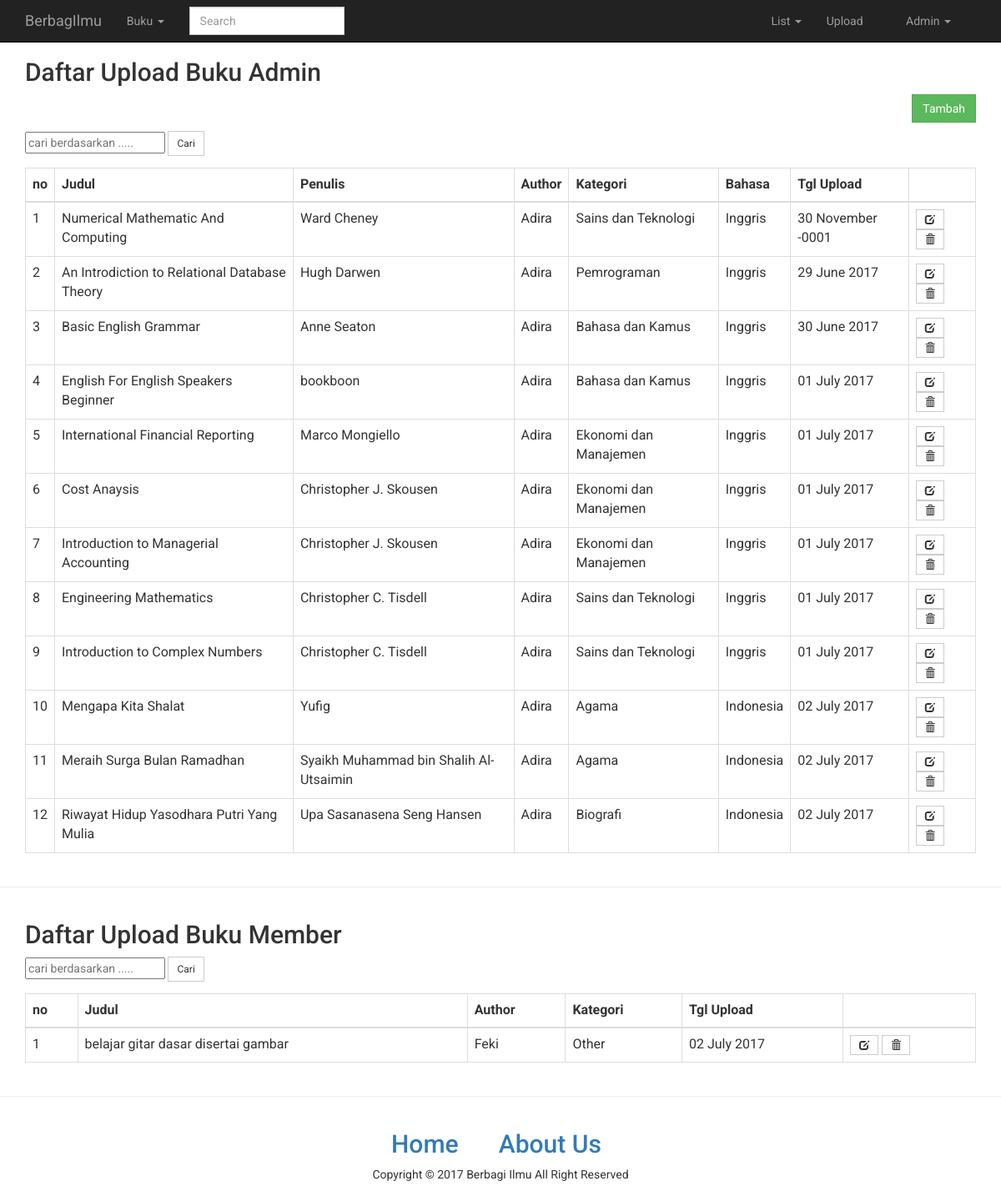
/admin/buku.php (signed in), run on the app's committed database.
### tables this page shows
CREATE TABLE `buku_admin` (
  `buku_id` varchar(5) NOT NULL,
  `buku_judul` varchar(50) DEFAULT NULL,
  `buku_penulis` varchar(50) DEFAULT NULL,
  `buku_author` smallint(3) DEFAULT NULL,
  `buku_kategori` varchar(10) DEFAULT NULL,
  `buku_bahasa` varchar(10) DEFAULT NULL,
  `tanggal_upload` date DEFAULT NULL,
  PRIMARY KEY (`buku_id`),
  KEY `fk_author` (`buku_author`),
  KEY `fk_kategori` (`buku_kategori`),
  CONSTRAINT `fk_author` FOREIGN KEY (`buku_author`) REFERENCES `admin` (`admin_id`) ON DELETE CASCADE ON UPDATE CASCADE,
  CONSTRAINT `fk_kategori` FOREIGN KEY (`buku_kategori`) REFERENCES `kategori` (`kategori_id`) ON DELETE CASCADE ON UPDATE CASCADE
);

CREATE TABLE `kategori` (
  `kategori_id` varchar(10) NOT NULL,
  `kategori_jenis` varchar(30) DEFAULT NULL,
  PRIMARY KEY (`kategori_id`)
);

CREATE TABLE `buku` (
  `buku_id` smallint(3) NOT NULL AUTO_INCREMENT,
  `buku_judul` varchar(50) DEFAULT NULL,
  `buku_author` smallint(3) DEFAULT NULL,
  `buku_kategori` varchar(10) DEFAULT NULL,
  `tanggal_upload` date DEFAULT NULL,
  PRIMARY KEY (`buku_id`),
  KEY `fk_member` (`buku_author`),
  KEY `fk_kategori_member` (`buku_kategori`),
  CONSTRAINT `fk_kategori_member` FOREIGN KEY (`buku_kategori`) REFERENCES `kategori` (`kategori_id`) ON DELETE CASCADE ON UPDATE CASCADE,
  CONSTRAINT `fk_member` FOREIGN KEY (`buku_author`) REFERENCES `member` (`member_id`) ON DELETE CASCADE ON UPDATE CASCADE
);

CREATE TABLE `member` (
  `member_id` smallint(3) NOT NULL AUTO_INCREMENT,
  `member_nama` varchar(20) DEFAULT NULL,
  `member_jk` varchar(1) DEFAULT NULL,
  `member_ttl` varchar(20) DEFAULT NULL,
  `member_tglahir` date DEFAULT NULL,
  `member_alamat` varchar(50) DEFAULT NULL,
  `member_tlp` decimal(13,0) DEFAULT NULL,
  `member_username` varchar(20) DEFAULT NULL,
  `member_email` varchar(40) DEFAULT NULL,
  `member_password` varchar(40) DEFAULT NULL,
  `member_foto` varchar(40) DEFAULT 'default.png',
  PRIMARY KEY (`member_id`)
);

### admin/buku.php (the view, shortened to what this page needs)
<head>
<?php
  include 'header.php';
?>
<?php
  if (!empty($_SESSION['admin_email']))
  {
?>
<div class="container">
  <h2>Daftar Upload Buku Admin</h2>
  <p align="right"><a href="upload.php" class="btn btn-success">Tambah</a></p>
  <form action="cari.php?cari=buku_admin" method="POST">
  <input type="text" name="cari" placeholder="cari berdasarkan ..... "></input>
  <input type="submit" class="btn btn-sm btn-default" value="Cari"></input>
  </form>
<table id="mytable" class="table table-bordered">
    <thead>
      <th>no</th>
      <th>Judul</th>
      <th>Penulis</th>
      <th>Author</th>
      <th>Kategori</th>
      <th>Bahasa</th>
      <th>Tgl Upload</th>
      <th></th>
    </thead>
<?php
  $no = 0;
  $sql=mysqli_query($link,"SELECT buku_admin.*,admin.admin_nama,kategori.kategori_jenis FROM buku_admin,admin,kategori WHERE buku_admin.buku_author=admin.admin_id AND buku_admin.buku_kategori=kategori.kategori_id");
  while($r=mysqli_fetch_array($sql)){
  $no++;
?>
  <tr>
      <td><?php echo $no; ?></td>
      <td><?php echo  $r['buku_judul']; ?></td>
      <td><?php echo  $r['buku_penulis']; ?></td>
      <td><?php echo  $r['admin_nama']; ?></td>
      <td><?php echo  $r['kategori_jenis']; ?></td>
      <td><?php echo  $r['buku_bahasa']; ?></td>
      <td><?php echo  date('d F Y',strtotime($r['tanggal_upload'])); ?></td>
      <td>
        <a href="#" title="Edit" class='open_buku_admin btn btn-sm btn-default' id='<?php echo  $r['buku_id']; ?>' ><span class="glyphicon glyphicon-edit"></span></a>
        <a href="#" class="btn btn-sm btn-default" onclick="confirm_buku_admin('proses_delete.php?&buku_admin=<?php echo  $r['buku_id']; ?>');"><span class="glyphicon glyphicon-trash"></span></a>
      </td>
  </tr>
<?php } ?>
</table>
</div>
<hr>
<div class="container">
  <h2>Daftar Upload Buku Member</h2>
  <form action="cari.php?cari=buku_member" method="POST">
  <input type="text" name="cari" placeholder="cari berdasarkan ..... "></input>
  <input type="submit" class="btn btn-sm btn-default" value="Cari"></input>
  </form>
<table id="mytable" class="table table-bordered">
    <thead>
      <th>no</th>
      <th>Judul</th>
      <th>Author</th>
      <th>Kategori</th>
      <th>Tgl Upload</th>
      <th></th>
    </thead>
<?php
  $no = 0;
  $sql=mysqli_query($link,"SELECT buku.*,member.member_nama,kategori.kategori_jenis FROM buku,member,kategori WHERE buku.buku_author=member.member_id AND buku.buku_kategori=kategori.kategori_id");
  while($r=mysqli_fetch_array($sql)){
  $no++;
?>
  <tr>
      <td><?php echo $no; ?></td>
      <td><?php echo  $r['buku_judul']; ?></td>
      <td><?php echo  $r['member_nama']; ?></td>
      <td><?php echo  $r['kategori_jenis']; ?></td>
      <td><?php echo  date('d F Y',strtotime($r['tanggal_upload'])); ?></td>
      <td>
        <a href="#" title="Edit" class='open_buku_member btn btn-sm btn-default' id='<?php echo  $r['buku_id']; ?>' ><span class="glyphicon glyphicon-edit"></span></a>
        <a href="#" class="btn btn-sm btn-default" onclick="confirm_buku_member('proses_delete.php?&buku_member=<?php echo  $r['buku_id']; ?>');"><span class="glyphicon glyphicon-trash"></span></a>
      </td>
  </tr>
<?php } ?>
</table>
</div>
<?php
  };
?>
<?php
  include "footer.php";
?>

### admin/header.php (shortened to what this page needs)
<!DOCTYPE html>
<html lang="en">
<head>
<?php
  include 'config.php';
?>
    <link href="../css/bootstrap.css" rel="stylesheet">
    <link href="../css/bootstrap.min.css" rel="stylesheet">
    <link href="../css/modern-business.css" rel="stylesheet">
    <link href="../css/modal-login.css" rel="stylesheet">
    <link href="../font-awesome/css/font-awesome.min.css" rel="stylesheet" type="text/css">
    <link href="../datatables/css/jquery.dataTables.css" rel="stylesheet" type="text/css" >
</head>
<body>
    <nav class="navbar navbar-inverse navbar-fixed-top" role="navigation">
        <div class="container">
            <div class="navbar-header">
				<a href="index.php" class="navbar-brand">BerbagIlmu</a>
			</div>
            <div class="collapse navbar-collapse" id="bs-example-navbar-collapse-1">
				<ul class="nav navbar-nav">
					<li class="dropdown">
						<a data-toggle="dropdown" class="dropdown-toggle" href="#">Buku <b class="caret"></b></a>
					</li>
				</ul>
				<form role="search" class="navbar-form navbar-left" method="post" action="cari.php">
					<div class="form-group">
						<input type="text" placeholder="Search" class="form-control" name="txt_cari">
					</div>
				</form>
                <?php
                if((empty($_SESSION['member_email']))AND(empty($_SESSION['admin_email'])))
                {
                ?>
                <ul class="nav navbar-nav navbar-right">
                <li class="dropdown">
                    <a href="#" class="dropdown-toggle" data-toggle="dropdown" role="button" aria-haspopup="true" aria-expanded="false">
                    <i class="fa fa-user-times fa-fw"></i>
                    Hello, Guest
                    <span class="caret"></span>
                    </a>
                    <ul class="dropdown-menu">
                    <li>
                        <a href="login.php">
                        <i class="fa fa-sign-in fa-fw"></i>
                        Login
                        </a>
                    </li>
                    <li>
                        <a href="daftar.php">
                        <i class="fa fa-pencil fa-fw"></i>
                        Register
                        </a>
                    </li>
                    </ul>
                </li>
                </ul>
              <?php
              }
                    else
              if(!empty($_SESSION['admin_email']))
              {
                $admin_email = $_SESSION['admin_email'];
                $query_validasi = mysqli_query($link,"SELECT * FROM admin WHERE admin_email = '$admin_email'");
                $ambil = mysqli_fetch_assoc($query_validasi);
                extract($ambil);
                ?>
                <ul class="nav navbar-nav navbar-right">
                <li class="dropdown">
                    <a href="#" class="dropdown-toggle" data-toggle="dropdown" role="button" aria-haspopup="true" aria-expanded="false">
                    List
                    <span class="caret"></span>
                    </a>
                </li>
                <li><a href="upload.php">Upload</a></li>
                <li class="dropdown">
                    <a href="#" class="dropdown-toggle" data-toggle="dropdown" role="button" aria-haspopup="true" aria-expanded="false">
                    <?php echo ucwords($admin_username); ?>
                    <span class="caret"></span>
                    </a>
                </li>
                </ul>
                <?php
              };
                ?>
            </div>
        </div>
    </nav>

### css/modern-business.css (style rules this page uses)
html, body { height: 100%; }
body { padding-top: 50px; }

### css/modal-login.css (style rules this page uses)
* { font-family: 'Roboto', sans-serif; }
.btn { border-radius: 0px; }
.glyphicon { top: 0px; }
.form-control { border-radius: 0px; }

### admin/header.php (style rules this page uses)
.navbar-nav.navbar-right:last-child { margin-right: 15px !important; }

### data on the page
buku_admin: buku_judul "Numerical Mathematic And Computing", buku_penulis "Ward Cheney", buku_author.admin_nama "Adira", buku_kategori.kategori_jenis "Sains dan Teknologi", buku_bahasa "Inggris", tanggal_upload "30 November -0001"
buku_admin: buku_judul "An Introdiction to Relational Database Theory", buku_penulis "Hugh Darwen", buku_author.admin_nama "Adira", buku_kategori.kategori_jenis "Pemrograman", buku_bahasa "Inggris", tanggal_upload "29 June 2017"
buku_admin: buku_judul "Basic English Grammar", buku_penulis "Anne Seaton", buku_author.admin_nama "Adira", buku_kategori.kategori_jenis "Bahasa dan Kamus", buku_bahasa "Inggris", tanggal_upload "30 June 2017"
buku_admin: buku_judul "English For English Speakers Beginner", buku_penulis "bookboon", buku_author.admin_nama "Adira", buku_kategori.kategori_jenis "Bahasa dan Kamus", buku_bahasa "Inggris", tanggal_upload "01 July 2017"
buku_admin: buku_judul "International Financial Reporting", buku_penulis "Marco Mongiello", buku_author.admin_nama "Adira", buku_kategori.kategori_jenis "Ekonomi dan Manajemen", buku_bahasa "Inggris", tanggal_upload "01 July 2017"
buku_admin: buku_judul "Cost Anaysis", buku_penulis "Christopher J. Skousen", buku_author.admin_nama "Adira", buku_kategori.kategori_jenis "Ekonomi dan Manajemen", buku_bahasa "Inggris", tanggal_upload "01 July 2017"
buku_admin: buku_judul "Introduction to Managerial Accounting", buku_penulis "Christopher J. Skousen", buku_author.admin_nama "Adira", buku_kategori.kategori_jenis "Ekonomi dan Manajemen", buku_bahasa "Inggris", tanggal_upload "01 July 2017"
buku_admin: buku_judul "Engineering Mathematics", buku_penulis "Christopher C. Tisdell", buku_author.admin_nama "Adira", buku_kategori.kategori_jenis "Sains dan Teknologi", buku_bahasa "Inggris", tanggal_upload "01 July 2017"
buku_admin: buku_judul "Introduction to Complex Numbers", buku_penulis "Christopher C. Tisdell", buku_author.admin_nama "Adira", buku_kategori.kategori_jenis "Sains dan Teknologi", buku_bahasa "Inggris", tanggal_upload "01 July 2017"
buku_admin: buku_judul "Mengapa Kita Shalat", buku_penulis "Yufig", buku_author.admin_nama "Adira", buku_kategori.kategori_jenis "Agama", buku_bahasa "Indonesia", tanggal_upload "02 July 2017"
buku_admin: buku_judul "Meraih Surga Bulan Ramadhan", buku_penulis "Syaikh Muhammad bin Shalih Al-Utsaimin", buku_author.admin_nama "Adira", buku_kategori.kategori_jenis "Agama", buku_bahasa "Indonesia", tanggal_upload "02 July 2017"
buku_admin: buku_judul "Riwayat Hidup Yasodhara Putri Yang Mulia", buku_penulis "Upa Sasanasena Seng Hansen", buku_author.admin_nama "Adira", buku_kategori.kategori_jenis "Biografi", buku_bahasa "Indonesia", tanggal_upload "02 July 2017"
buku: buku_judul "belajar gitar dasar disertai gambar", buku_author.member_nama "Feki", buku_kategori.kategori_jenis "Other", tanggal_upload "02 July 2017"

### other printed values
$admin_username "Admin"
